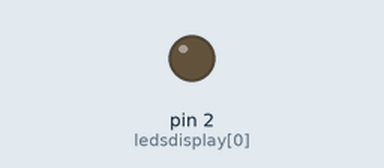
Simulated run of this sketch. Board: Arduino Uno, built with avr-gcc and run on an emulated ATmega328P. Shown: output pins drawn as LEDs (lit = HIGH). What the sketch prints to the serial monitor is not drawn.

Above: at 3.0 s.
At 6.2 s:
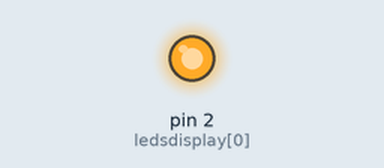
Timing chart, 0 to 8.5 s (numbered marks = the images above):
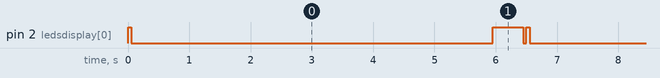

The sketch:

Luces_autofantastico.ino
```cpp
/*
 Fundacion Kinal
 Centro Educativo Tecnico Laboral Kinal
 Electronica
 Grado: Quinto
 Seccion: A
 Curso: Taller de electronica digital y reparacion de computadoras
 Nombre: Esteban Andres Rivas Arreaga
 Carnet: 2020198
 */

int ledsdisplay[] = {2,3,4,5,6,7,8,9,10,11};
int leds = 10;
int i=0;
//variables
void setup() {
  Serial.begin(9600);//inicio de00 la comunicacion serial
  pinMode(ledsdisplay[i], OUTPUT);//poner el display en salida
  Serial.println("Luces Autofantastico");
  Serial.println("Hecho por Esteban");

}

void loop()
{
 for (i = 0; i < leds; i++) {
    digitalWrite(ledsdisplay[i], HIGH);
    delay(50);
    digitalWrite(ledsdisplay[i], LOW);
    delay(50);
  }

  for (i = leds - 1; i >= 0; i--) {
    digitalWrite(ledsdisplay[i], HIGH);
    delay(500);
    digitalWrite(ledsdisplay[i], LOW);
    delay(50);
  }


}
```

Measured:
- by itself, pin 2 (ledsdisplay[0]): repeats every 6.5 s: LOW 5.9 s, HIGH 0.50 s, LOW 0.05 s, HIGH 0.05 s
- by itself, everything shown: repeats every 6.5 s, in 4 steps
